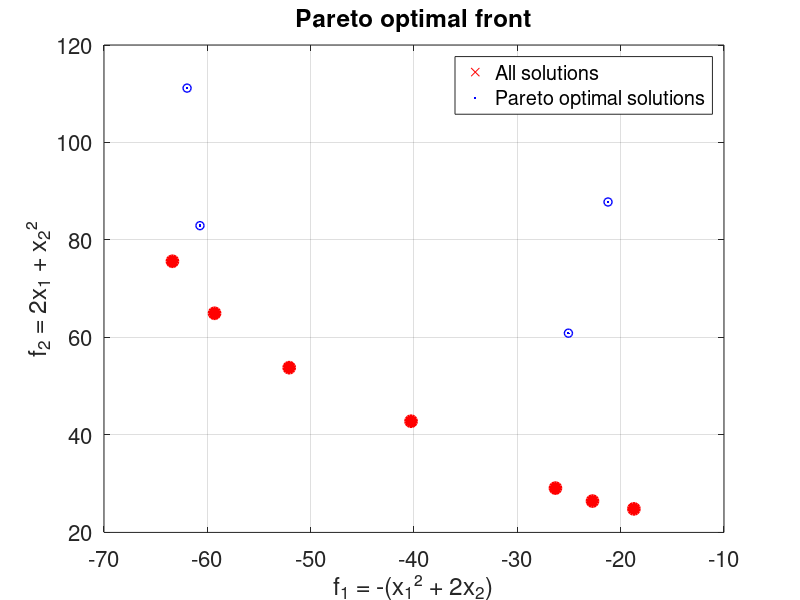
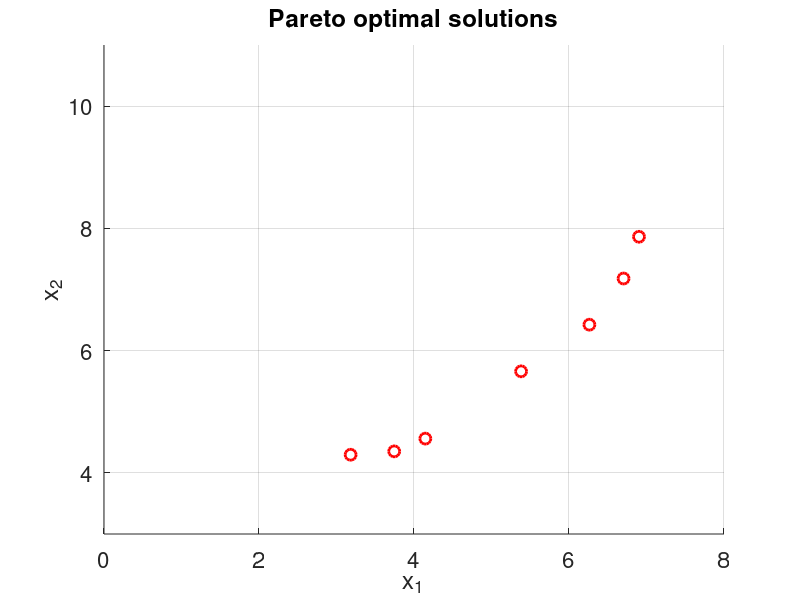
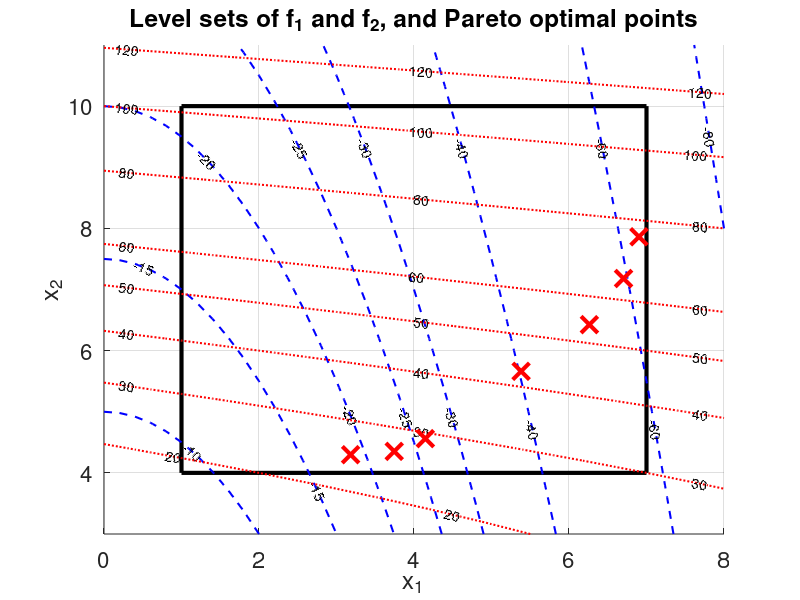

MATLAB code for these plots, in order: (Note: this script raises an error after producing the figures.)
function multi_op_modified
%MULTI_OP_MODIFIED, illustrates multi-objective optimization with new problem.

clear all, close all
clc
disp (' ')
disp ('This is a demo illustrating multi-objective optimization.')
disp ('Modified for the new problem:')
disp ('min [-(x1² + 2x2), 2x1 + x2²]')
disp ('subject to: 1 ≤ x1 ≤ 7, 4 ≤ x2 ≤ 10')
disp ('------------------------------------------------------------')
disp ('Select the population size denoted POPSIZE, for example, 50.')
disp (' ')
POPSIZE = input('Population size POPSIZE = ');
disp ('------------------------------------------------------------')
disp ('Select the number of iterations denoted NUMITER; e.g., 10.')
disp (' ')
NUMITER = input('Number of iterations NUMITER = ');
disp (' ')
disp ('------------------------------------------------------------')

% Main
for i = 1:NUMITER
    fprintf('Working on Iteration %.0f...\n', i)
    xmat = genxmat(POPSIZE);
    
    if i ~= 1
        for j = 1:length(xR)
            xmat = [xmat; xR{j}];
        end
    end
    
    [xR, fR] = Select_P(xmat);
    fprintf('Number of Pareto solutions: %.0f\n', length(fR))
end

disp (' ')
disp ('------------------------------------------------------------')

fprintf(' Pareto solutions \n')
celldisp(xR)
disp (' ')
disp ('------------------------------------------------------------')

fprintf(' Objective vector values \n')
celldisp(fR)

% Plot Pareto front
figure(1)
hold on

% Plot all solutions from the last generation
all_f1 = [];
all_f2 = [];
for k = 1:size(xmat, 1)
    temp_f = evalfcn(xmat(k, :));
    all_f1 = [all_f1 temp_f(1)];
    all_f2 = [all_f2 temp_f(2)];
end

% Plot all solutions as blue dots
plot(all_f1, all_f2, 'bo', 'MarkerSize', 6, 'LineWidth', 1)

% Plot Pareto optimal solutions as red circles with different style
pareto_f1 = [];
pareto_f2 = [];
for i = 1:length(fR)
    pareto_f1 = [pareto_f1 fR{i}(1)];
    pareto_f2 = [pareto_f2 fR{i}(2)];
end

plot(pareto_f1, pareto_f2, 'ro', 'MarkerSize', 8, 'LineWidth', 2, 'MarkerFaceColor', 'red')

xlabel('f_1 = -(x_1² + 2x_2)', 'Fontsize', 16)
ylabel('f_2 = 2x_1 + x_2²', 'Fontsize', 16)
title('Pareto optimal front', 'Fontsize', 16)
legend('All solutions', 'Pareto optimal solutions', 'Location', 'best')
set(gca, 'Fontsize', 16)
grid on
hold off

% Extract decision variables for plotting
for i = 1:length(xR)
    xx(i) = xR{i}(1);
    yy(i) = xR{i}(2);
end
XX = [xx; yy];

% Plot Pareto optimal solutions in decision space
figure(2)
axis([0 8 3 11])
hold on

for i = 1:size(XX, 2)
    plot(XX(1, i), XX(2, i), 'marker', 'o', 'markersize', 8, 'Color', 'red', 'LineWidth', 2)
end

xlabel('x_1', 'Fontsize', 16)
ylabel('x_2', 'Fontsize', 16)
title('Pareto optimal solutions', 'Fontsize', 16)
set(gca, 'Fontsize', 16)
grid on
hold off

% Plot level sets and constraints
figure(3)
axis([0 8 3 11])
hold on

% Draw constraint boundaries
h1 = plot([1 7], [4 4], 'k-', 'LineWidth', 3); % x2 = 4
plot([7 7], [4 10], 'k-', 'LineWidth', 3) % x1 = 7
plot([1 7], [10 10], 'k-', 'LineWidth', 3) % x2 = 10
plot([1 1], [4 10], 'k-', 'LineWidth', 3) % x1 = 1

% Create level sets
x1 = 0:0.2:8;
x2 = 3:0.2:11;
[X1, X2] = meshgrid(x1, x2);

% Level sets for f1 = -(x1² + 2x2)
Z1 = -(X1.^2 + 2*X2);
v1 = [-80 -60 -40 -30 -25 -20 -15 -10 -5];
h2 = contour(X1, X2, Z1, v1, 'b--', 'LineWidth', 1.5);
clabel(h2)

% Level sets for f2 = 2x1 + x2²
Z2 = 2*X1 + X2.^2;
v2 = [20 30 40 50 60 80 100 120 140];
h3 = contour(X1, X2, Z2, v2, 'r:', 'LineWidth', 1.5);
clabel(h3)

% Plot Pareto optimal points
h4 = plot(XX(1, :), XX(2, :), 'rx', 'markersize', 12, 'LineWidth', 3);

xlabel('x_1', 'Fontsize', 16)
ylabel('x_2', 'Fontsize', 16)
title('Level sets of f_1 and f_2, and Pareto optimal points', 'Fontsize', 16)
set(gca, 'Fontsize', 16)
grid on
legend([h1, h4, h2(1), h3(1)], {'Constraints', 'Pareto points', 'f_1 level sets', 'f_2 level sets'}, 'Location', 'best')
hold off

end

function xmat0 = genxmat(POPSIZE)
% Generate random population within constraints: 1 ≤ x1 ≤ 7, 4 ≤ x2 ≤ 10
xmat0 = rand(POPSIZE, 2);
xmat0(:, 1) = xmat0(:, 1) * 6 + 1; % x1 in [1, 7]
xmat0(:, 2) = xmat0(:, 2) * 6 + 4; % x2 in [4, 10]
end

function [xR, fR] = Select_P(xmat)
% Pareto optimal selection using dominance concept

% Declaration
J = size(xmat, 1);

% Init
Rset = [1];
j = 1;
isstep7 = 0;

% Step 1
x{1} = xmat(1, :);
f{1} = evalfcn(x{1});

% Step 2
while j < J
    j = j + 1;
    
    % Step 3
    r = 1;
    rdel = [];
    q = 0;
    R = length(Rset);
    
    for k = 1:size(xmat, 1)
        x{k} = xmat(k, :);
        f{k} = evalfcn(x{k});
    end
    
    % Step 4
    while 1
        if all(f{j} < f{Rset(r)})
            q = q + 1;
            rdel = [rdel r];
        else
            % Step 5
            if all(f{j} >= f{Rset(r)})
                break
            end
        end
        
        % Step 6
        r = r + 1;
        if r > R
            isstep7 = 1;
            break
        end
    end
    
    % Step 7
    if isstep7 == 1
        isstep7 = 0;
        if (q ~= 0)
            Rset(rdel) = [];
            Rset = [Rset j];
        else
            % Step 8
            Rset = [Rset j];
        end
    end
    
    for k = 1:size(xmat, 1)
        x{k} = xmat(k, :);
        f{k} = evalfcn(x{k});
    end
    
    R = length(Rset);
end

% Return the Pareto solution.
for i = 1:length(Rset)
    xR{i} = x{Rset(i)};
    fR{i} = f{Rset(i)};
end

x1 = [];
y1 = [];
x2 = [];
y2 = [];
for k = 1:size(xmat, 1)
    if ismember(k, Rset)
        x1 = [x1 f{k}(1)];
        y1 = [y1 f{k}(2)];
    else
        x2 = [x2 f{k}(1)];
        y2 = [y2 f{k}(2)];
    end
end

% Plot current iteration
plot(x1, y1, 'xr', x2, y2, '.b')
drawnow
end

function y = f1(x)
% First objective function: f1 = -(x1² + 2x2)
y = -(x(1)^2 + 2*x(2));
end

function y = f2(x)
% Second objective function: f2 = 2x1 + x2²
y = 2*x(1) + x(2)^2;
end

function y = evalfcn(x)
% Evaluate both objective functions
y(1) = f1(x);
y(2) = f2(x);
end